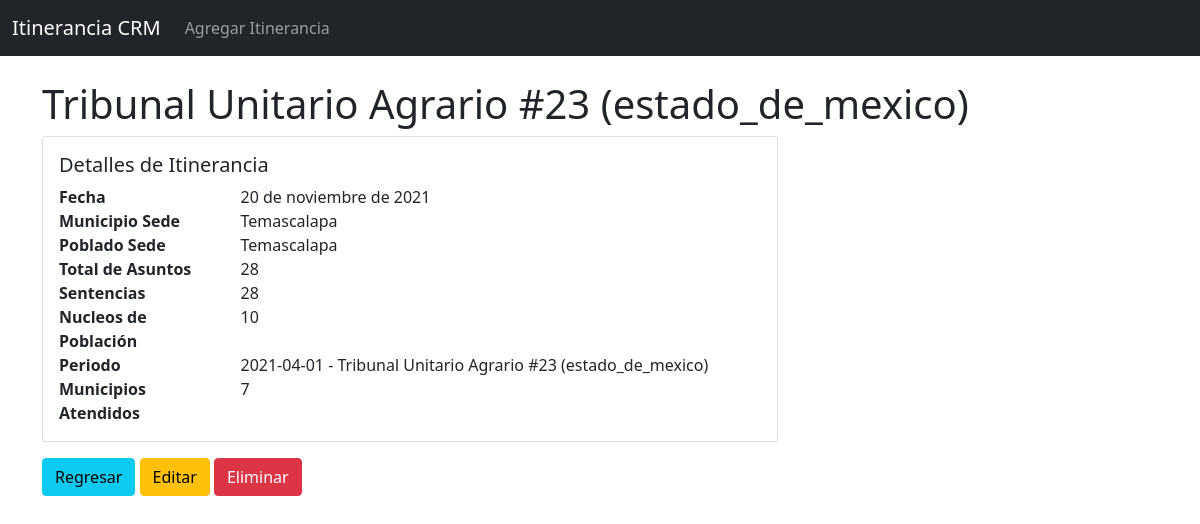
Page /itinerancia/1 on the committed database.
### itinerancia/models.py (models this page shows, shortened)
class Itinerancia(models.Model):
    fecha = models.DateField('Fecha de Itinerancia')
    municipio_sede = models.CharField('Municipio Sede', max_length=200)
    poblado_sede = models.CharField('Poblado Sede', max_length=200)
    total_asuntos = models.DecimalField(max_digits=2, decimal_places=0)
    sentencias = models.DecimalField(max_digits=2, decimal_places=0)
    nucleos_poblacion = models.DecimalField(max_digits=2, decimal_places=0)
    fk_periodo = models.ForeignKey(Periodo, on_delete=models.CASCADE, related_name='itinerancia_periodo')
    class Meta:
        ordering = ['-fecha']
    def municipios_atendidos(self):
        return Municipio_Atendido.objects.filter(fk_itinerancia = self.pk).count()

### periodo/models.py (models this page shows, shortened)
class Periodo (models.Model):
    fecha_inicio = models.DateField(auto_now=False, auto_now_add=False)
    fecha_termino = models.DateField(auto_now=False, auto_now_add=False, null=True, blank=True)
    fk_tribunal = models.ForeignKey(Tribunal, on_delete=models.CASCADE)
    class Meta:
        db_table = 'Periodo'
        verbose_name = "periodo"
        ordering = ['fecha_inicio']
        verbose_name_plural = "periodos"
    def __str__(self):
        return f'{self.fecha_inicio} - {self.fk_tribunal}'

### tribunal/models.py (models this page shows, shortened)
class Tribunal (models.Model):
    ESTADO_CHOICES = (
        ("", ""),
        ("aguascalientes", "Aguascalientes"),
        ("baja_california", "Baja California"),
        ("baja_california_sur", "Baja California Sur"),
        ("campeche", "Campeche"),
        ("chiapas", "Chiapas"),
        ("chihuahua", "Chihuahua"),
        ("coahuila", "Coahuila"),
        ("colima", "Colima"),
        ("cdmx", "Ciudad de México / CDMX"),
        ("durango", "Durango"),
        ("estado_de_mexico", "Estado de México"),
        ("guanajuato", "Guanajuato"),
        ("guerrero", "Guerrero"),
        ("hidalgo", "Hidalgo"),
        ("jalisco", "Jalisco"),
        ("michoacan", "Michoacán"),
        ("morelos", "Morelos"),
        ("nayarit", "Nayarit"),
        ("nuevo_leon", "Nuevo León"),
        ("oaxaca", "Oaxaca"),
        ("puebla", "Puebla"),
        ("querétaro", "Querétaro"),
        ("quintana_roo", "Quintana Roo"),
        ("san_luis_potosi", "San Luis Potosí"),
        ("sinaloa", "Sinaloa"),
        ("sonora", "Sonora"),
        ("tabasco", "Tabasco"),
        ("tamaulipas", "Tamaulipas"),
        ("tlaxcala", "Tlaxcala"),
        ("veracruz", "Veracruz"),
        ("yucatan", "Yucatán"),
        ("zacatecas", "Zacatecas"),
        ("texcoco", "Texcoco"),
    )
    nombre = models.CharField(max_length=200)
    municipio = models.CharField(max_length=100)
    estado = models.CharField(max_length=50, choices=ESTADO_CHOICES)
    class Meta:
        db_table = 'Tribunal'
        verbose_name = "tribunal"
        verbose_name_plural = "tribunales"
    def __str__(self):
        return f'{self.nombre} ({self.estado})'

### itinerancia/views.py (the view)
# urls.py: path('<int:pk>', ItineranciaDetailView.as_view(), name='detail'),
class ItineranciaDetailView(DetailView):
    model = Itinerancia
    context_object_name = 'itinerancia'

### itinerancia/templates/itinerancia/itinerancia_detail.html (shortened to what this page needs)
{% extends 'itinerancia/base.html' %}
{% block content %}
<main id="main" class="main">
    <div class="pagetitle">
        <h1>{{itinerancia.fk_periodo.fk_tribunal}}</h1>
    </div>
    <section class="section dashboard mb-3">
        <div class="row">
            <div class="col-xl-8">
                <div class="card">
                    <div class="card-body pt-3">
                        <h5 class="card-title">Detalles de Itinerancia</h5>
                        <div class="row">
                            <div class="col-lg-3 col-md-4 label fw-bold">Fecha</div>
                            <div class="col-lg-9 col-md-8">{{itinerancia.fecha}}</div>
                        </div>
                        <div class="row">
                            <div class="col-lg-3 col-md-4 label fw-bold">Municipio Sede</div>
                            <div class="col-lg-9 col-md-8">{{itinerancia.municipio_sede}}</div>
                        </div>
                        <div class="row">
                            <div class="col-lg-3 col-md-4 label fw-bold">Poblado Sede</div>
                            <div class="col-lg-9 col-md-8">{{itinerancia.poblado_sede}}</div>
                        </div>
                        <div class="row">
                            <div class="col-lg-3 col-md-4 label fw-bold">Total de Asuntos</div>
                            <div class="col-lg-9 col-md-8">{{itinerancia.total_asuntos}}</div>
                        </div>
                        <div class="row">
                            <div class="col-lg-3 col-md-4 label fw-bold">Sentencias</div>
                            <div class="col-lg-9 col-md-8">{{itinerancia.sentencias}}</div>
                        </div>
                        <div class="row">
                            <div class="col-lg-3 col-md-4 label fw-bold">Nucleos de Población</div>
                            <div class="col-lg-9 col-md-8">{{itinerancia.nucleos_poblacion}}</div>
                        </div>
                        <div class="row">
                            <div class="col-lg-3 col-md-4 label fw-bold">Periodo</div>
                            <div class="col-lg-9 col-md-8">{{itinerancia.fk_periodo}}</div>
                        </div>
                        <div class="row">
                            <div class="col-lg-3 col-md-4 label fw-bold">Municipios Atendidos</div>
                            <div class="col-lg-9 col-md-8">{{itinerancia.municipios_atendidos}}</div>
                        </div>
                    </div>
                </div>
            </div>
        </div>
    </section>
    <a class="btn btn-info" href="{% url 'itinerancia:index' %}">Regresar</a>
    <a class="btn btn-warning" href="{% url 'itinerancia:edit' itinerancia.id %}">Editar</a>
    <a class="btn btn-danger" href="{% url 'itinerancia:delete' itinerancia.id %}">Eliminar</a>
</main>
{% endblock content %}

### rows in the picture
Itinerancia: fk_periodo.fk_tribunal "Tribunal Unitario Agrario #23 (estado_de_mexico)", fecha "20 de noviembre de 2021", municipio_sede "Temascalapa", poblado_sede "Temascalapa", total_asuntos "28", sentencias "28", nucleos_poblacion "10", fk_periodo "2021-04-01 - Tribunal Unitario Agrario #23 (estado_de_mexico)", municipios_atendidos "7"
